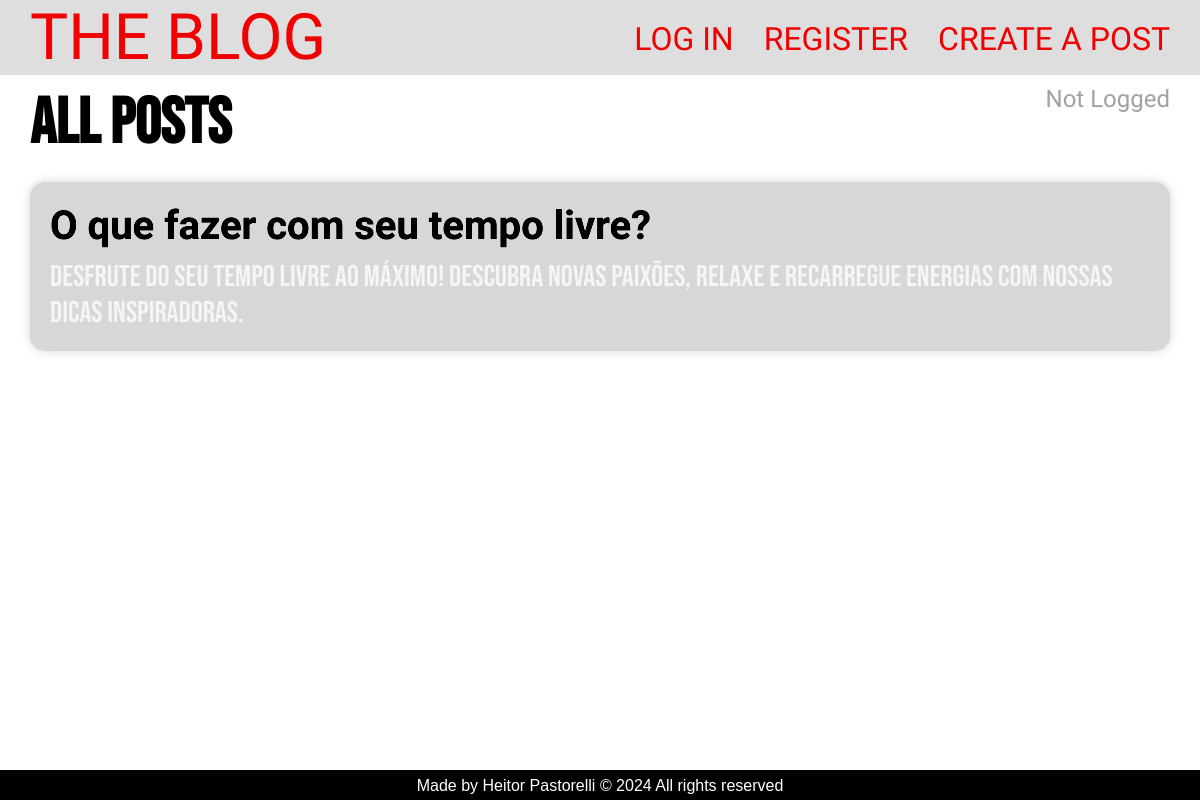
The page / on the database its author committed.
### main.py (models this page shows)
class Posts(db.Model):
    __tablename__ = "post"
    id = db.Column(db.Integer, primary_key=True)
    author_id = db.Column(db.Integer,unique=False, nullable=False)
    title = db.Column(db.String(200), unique=False, nullable=False)
    content = db.Column(db.Text, unique=False, nullable=False)
    description = db.Column(db.String(200), unique=False, nullable=False)

### main.py (the view)
@app.route('/')
def home():
    posts = Posts.query.all()
    return render_template('index.html', all_posts=posts, current_user=current_user)

### templates/index.html (shortened to what this page needs)
<!DOCTYPE html>
<html lang="en">
<head>
    {% include "header.html" %}
</head>
<body>
    {% include "navbar.html" %}
    <div id="user">
        <h1 class="title">All Posts</h1>
        {% if current_user.is_active %}
        <div>
            <p class="user-text">Logged in as: <span id="user name">{{ current_user.name }}</span></p>
            <a href="{{url_for('logout')}}"><button class="btn">Logout</button></a>
        </div>
        {% else %}
        <p class="user-text">Not Logged</p>
        {% endif %}
    </div>
    <div id="posts">
        {% for post in all_posts %}
        <a href="{{url_for('see_post', post_id=post.id)}}">
            <div class="post-card">
                <h1 class="post-card-title">{{post.title}}</h1>
                <p class="post-desc">{{post.description}}</p>
            </div>
        </a>
        {% endfor %}
    </div>
    {% include 'footer.html' %}
</body>
</html>

### static/css/main.css (style rules this page uses)
* { padding: 0; margin: 0; list-style: none; text-decoration: 0; }
a { color: inherit; }
body { margin-bottom: 30px; }
#user { display: flex; justify-content: space-between; margin: 10px 30px 0px 0px; font-family: 'League Gothic', sans-serif; color: #A1A1A1; font-size: 24px; }
.title { color: #000000; font-family: 'Bebas Neue', sans-serif; font-size: 64px; margin-left: 30px; }
#posts { display: flex; justify-content: space-between; flex-direction: column; margin: 20px 30px 0px 30px; }
.post-card { background-color: #ababab; border-radius: 15px; margin-bottom: 20px; cursor: pointer; filter: drop-shadow(0 0 5px #ababab) contrast(2) ; padding: 20px; }
.post-card-title { margin-bottom: 10px; font-family: 'League Gothic', sans-serif; font-size: 40px; }
.post-desc { font-family: 'Bebas Neue', sans-serif !important; color: #bababa; font-size: 30px; }

### rows shown on the page
Posts: title "O que fazer com seu tempo livre?", description "Desfrute do seu tempo livre ao máximo! Descubra novas paixões, relaxe e recarregue energias com nossas dicas inspiradoras."
